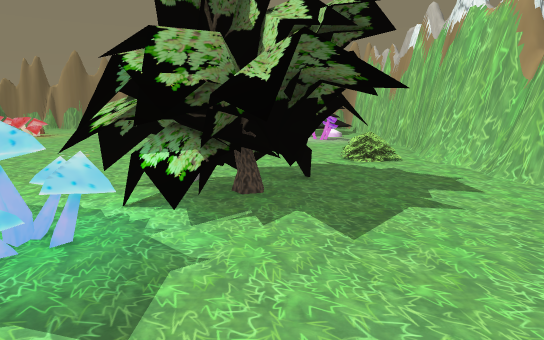
[1] (above)

19 first-person views from a walk through a 3-D level made in the Unity game engine. The camera is 1.4 m above the floor, tilts 10° down and sees 75° across. The floor is counted in squares, 1 m on a side. Each view is taken from the middle of a square. On the plan, view 1 faces up. The plan holds only what a view shows up to about 15 squares ahead; the rest is blank. The place goes on beyond the plan.

[2]
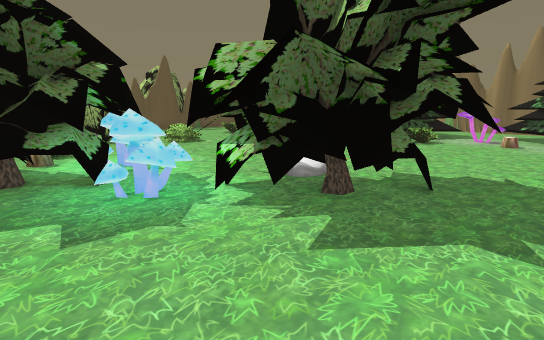

[3]
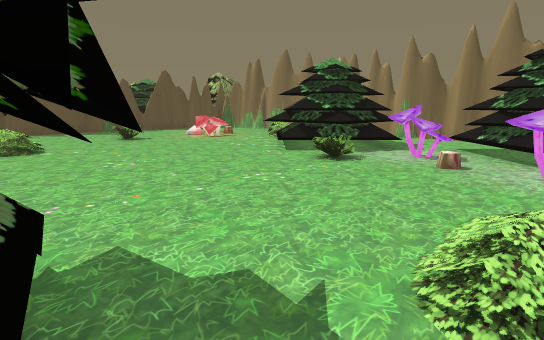

[4]
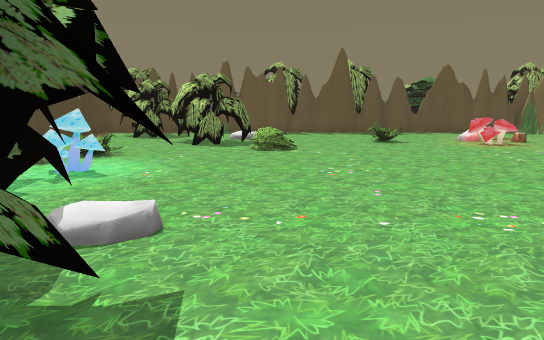

[5]
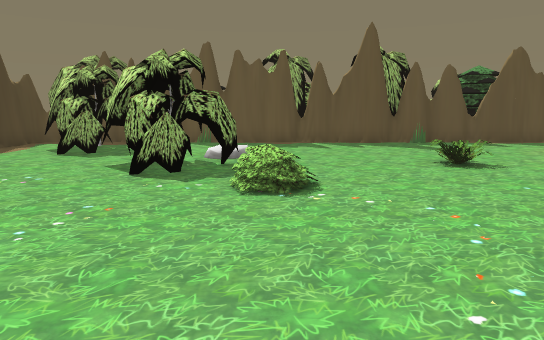

[6]
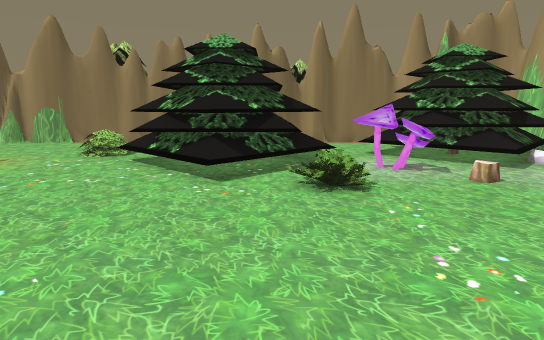

[7]
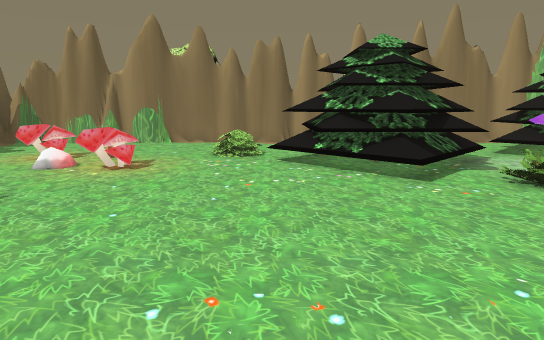

[8]
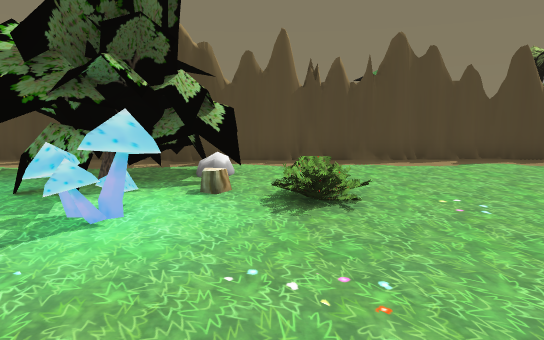

[9]
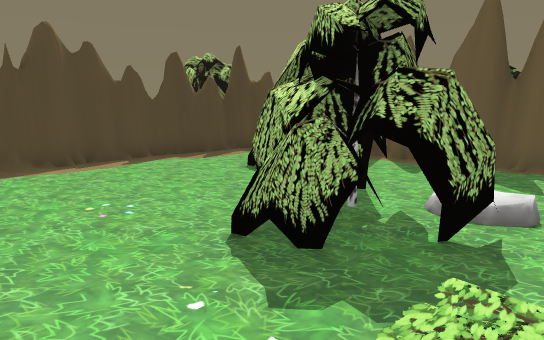

[10]
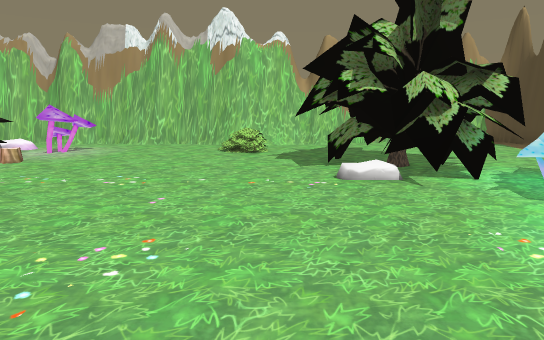

[11]
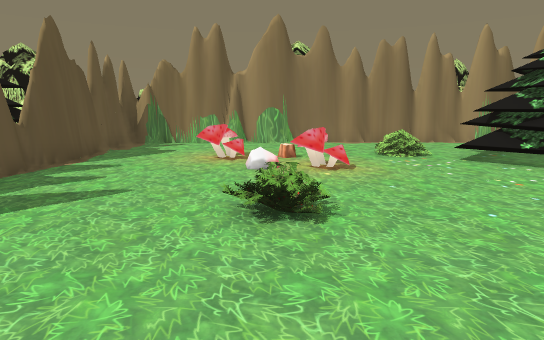

[12]
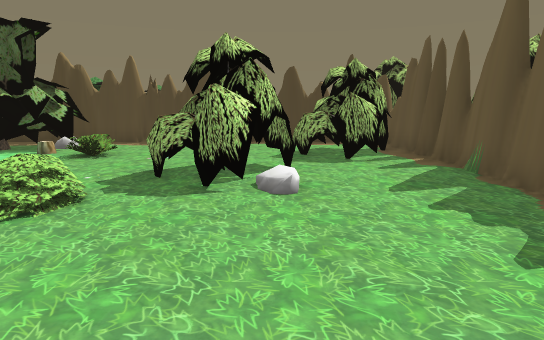

[13]
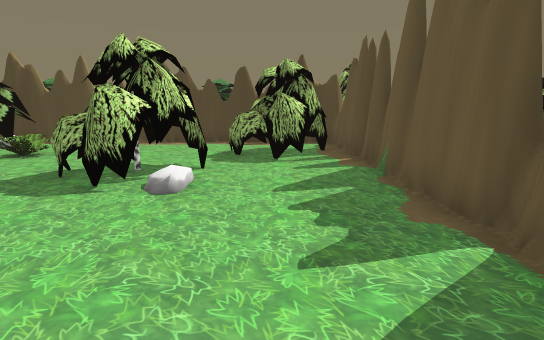

[14]
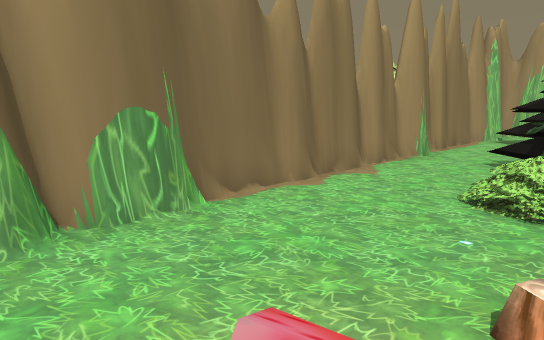

[15]
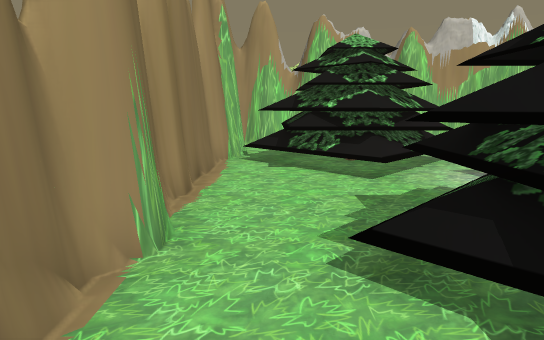

[16]
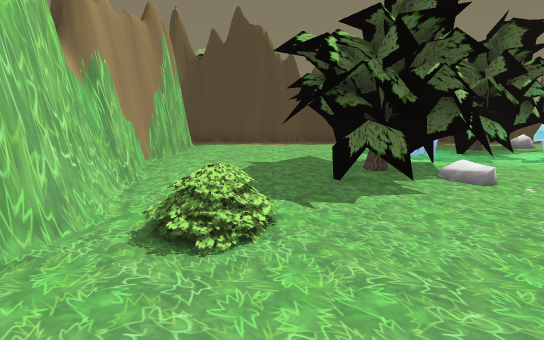

[17]
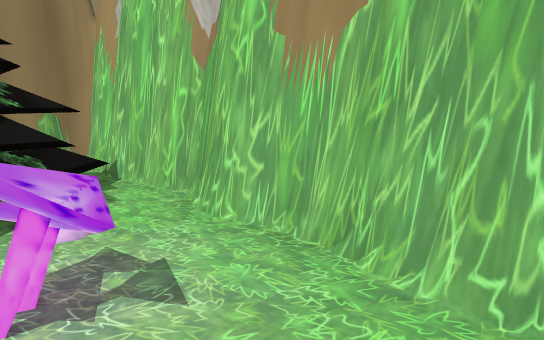

[18]
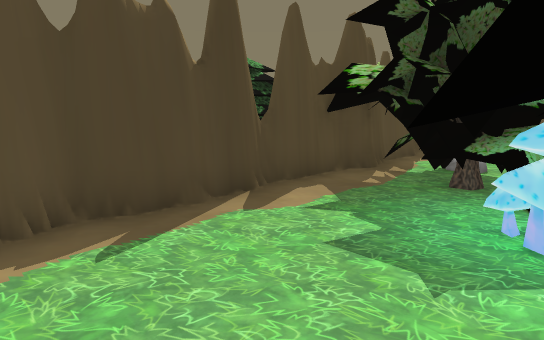

[19]
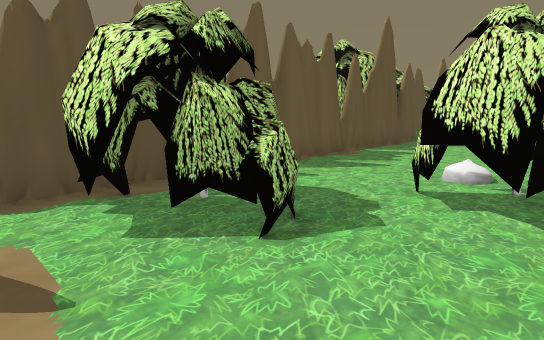

### Floor plan
Key: @ floor where view 1 was taken; # wall or solid block; . floor; / step, stairs or slope; M mushroom; B bush; O other object.
Columns run from 19 left of view 1 to 6 right of it. Each row starts with its distance up from view 1.
 24    ###################
 23 #####.........##.....####
 22 #...................OO .#
 21 #.............O....OOOO #
 20 #........BBBOOOO..OOOOOO#
 19 #....M....B.OOOOO..OOOO.#
 18 #......M....OOOOO..OOOO.#
 17 #......M....OOOO.MM.....#
 16 #.............O......M..#
 15 #................B...M..#
 14 #......B................#
 13 #.......................#
 12 #.......................#
 11 #.......................#
 10 #........B.............B#
  9 #.......BB..............#
  8 #..../O.BB.........O....#
  7 #....OOO.........OOOOO..#
  6 #....OOOO.......OOOOO...#
  5 #....OO.........OOOOO...#
  4 #.OO.......B.MMOMMOO....#
  3 #OOOO.......OOOOM..O....#
  2 #OOO........OOOO........#
  1 #.OO........OOOO .......##
  0 #............OOOO..@.....#
 -1 ##########################

Where each view was taken, in squares from view 1:
view 1: 0 up, 0 right, facing up
view 2: 1 up, 3 right, facing up-left
view 3: 7 up, 3 right, facing up-left
view 4: 9 up, 2 right, facing left
view 5: 9 up, 4 left, facing left
view 6: 9 up, 4 left, facing up
view 7: 9 up, 8 left, facing up
view 8: 9 up, 8 left, facing down
view 9: 9 up, 9 left, facing down-left
view 10: 9 up, 9 left, facing right
view 11: 9 up, 13 left, facing up
view 12: 14 up, 14 left, facing down
view 13: 14 up, 16 left, facing down
view 14: 19 up, 15 left, facing up-right
view 15: 22 up, 8 left, facing right
view 16: 14 up, 2 right, facing down
view 17: 13 up, 2 right, facing up-right
view 18: 4 up, 2 right, facing down-left
view 19: 0 up, 12 left, facing up-left
